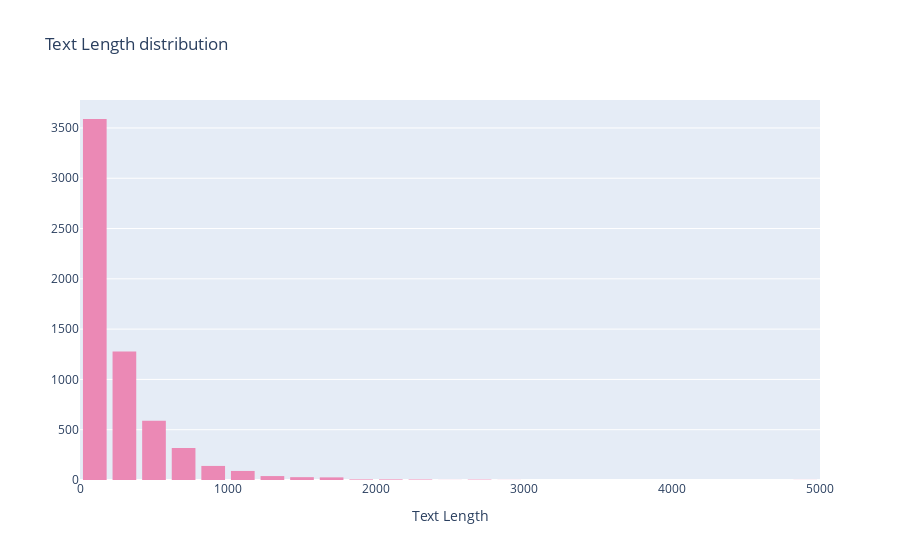

Write notebook code for a chart like this one.
### Code cell
layout = go.Layout(
    title='Text Length distribution',
    xaxis=dict(title='Text Length'),
    # yaxis=dict(title='Count', type='log'),
    bargap=0.2,
    height=600,
)

fig = go.Figure(
    data=[go.Histogram(
        x = text_lens,
        marker_color='#EB89B5',
        nbinsx=30,
    )],
    layout = layout,
)
fig.show()

### Figure 1 — Plotly figure (JSON) as saved in the notebook; plotly's stock layout.template omitted (floating-point values rounded to 4 significant figures; data arrays with more than 128 entries replaced by an {"elided": "..."} marker saying what was removed)
{"data": [{"marker": {"color": "#EB89B5"}, "nbinsx": 30, "type": "histogram", "x": {"elided": "6119 int values"}}], "layout": {"autosize": true, "bargap": 0.2, "title": {"text": "Text Length distribution"}, "xaxis": {"autorange": true, "range": [-0.5, 5000.0], "title": {"text": "Text Length"}, "type": "linear"}, "yaxis": {"autorange": true, "range": [0, 3778.0]}}}
